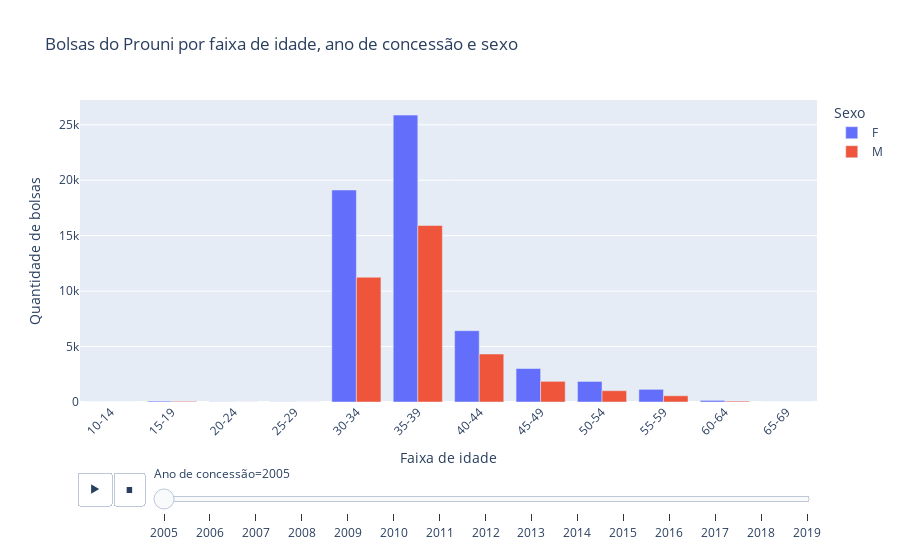

The cell this chart's notebook holds for it:
### Code cell
# Garantir que só entram idades entre 0 e 100
df_idade = df_idade[df_idade["IDADE"].between(10, 70)]

# Criar intervalos de 5 em 5 anos
bins = list(range(10, 75, 5))  # 0, 5, 10, ..., 100
labels = [f"{i}-{min(i+4, 100)}" for i in range(10, 70, 5)]

df_idade["FAIXA_IDADE"] = pd.cut(
   df_idade["IDADE"],
   bins=bins,
   labels=labels,
   right=False  # inclui o limite inferior e exclui o superior
)

# Agrupar por ano, faixa de idade e sexo
contagem = (
   df_idade
   .groupby(["ANO DE CONCESSÃO", "FAIXA_IDADE", "SEXO"])
   .size()
   .reset_index(name="QTD_BOLSAS")
)

# Gráfico em Plotly com slider de ano e barras agrupadas por sexo
fig = px.bar(
   contagem,
   x="FAIXA_IDADE",
   y="QTD_BOLSAS",
   color="SEXO",
   animation_frame="ANO DE CONCESSÃO",
   barmode="group",
   labels={
      "FAIXA_IDADE": "Faixa de idade",
      "QTD_BOLSAS": "Quantidade de bolsas",
      "SEXO": "Sexo",
      "ANO DE CONCESSÃO": "Ano de concessão"
   },
   title="Bolsas do Prouni por faixa de idade, ano de concessão e sexo"
)

fig.update_layout(xaxis_tickangle=-45)
fig.show()

### Figure 1 — Plotly figure (JSON) as saved in the notebook; plotly's stock layout.template omitted (floating-point values rounded to 4 significant figures)
{"data": [{"alignmentgroup": "True", "hovertemplate": "Sexo=F<br>Ano de concessão=2005<br>Faixa de idade=%{x}<br>Quantidade de bolsas=%{y}<extra></extra>", "legendgroup": "F", "marker": {"color": "#636efa", "pattern": {"shape": ""}}, "name": "F", "offsetgroup": "F", "orientation": "v", "showlegend": true, "textposition": "auto", "type": "bar", "x": ["10-14", "15-19", "20-24", "25-29", "30-34", "35-39", "40-44", "45-49", "50-54", "55-59", "60-64", "65-69"], "xaxis": "x", "y": [1, 79, 16, 16, 19120, 25875, 6431, 3021, 1855, 1143, 145, 0], "yaxis": "y"}, {"alignmentgroup": "True", "hovertemplate": "Sexo=M<br>Ano de concessão=2005<br>Faixa de idade=%{x}<br>Quantidade de bolsas=%{y}<extra></extra>", "legendgroup": "M", "marker": {"color": "#EF553B", "pattern": {"shape": ""}}, "name": "M", "offsetgroup": "M", "orientation": "v", "showlegend": true, "textposition": "auto", "type": "bar", "x": ["10-14", "15-19", "20-24", "25-29", "30-34", "35-39", "40-44", "45-49", "50-54", "55-59", "60-64", "65-69"], "xaxis": "x", "y": [0, 62, 6, 5, 11254, 15914, 4326, 1863, 1019, 562, 78, 0], "yaxis": "y"}], "layout": {"barmode": "group", "legend": {"title": {"text": "Sexo"}, "tracegroupgap": 0}, "sliders": [{"active": 0, "currentvalue": {"prefix": "Ano de concessão="}, "len": 0.9, "pad": {"b": 10, "t": 60}, "steps": [{"args": [["2005"], {"frame": {"duration": 0, "redraw": true}, "fromcurrent": true, "mode": "immediate", "transition": {"duration": 0, "easing": "linear"}}], "label": "2005", "method": "animate"}, {"args": [["2006"], {"frame": {"duration": 0, "redraw": true}, "fromcurrent": true, "mode": "immediate", "transition": {"duration": 0, "easing": "linear"}}], "label": "2006", "method": "animate"}, {"args": [["2007"], {"frame": {"duration": 0, "redraw": true}, "fromcurrent": true, "mode": "immediate", "transition": {"duration": 0, "easing": "linear"}}], "label": "2007", "method": "animate"}, {"args": [["2008"], {"frame": {"duration": 0, "redraw": true}, "fromcurrent": true, "mode": "immediate", "transition": {"duration": 0, "easing": "linear"}}], "label": "2008", "method": "animate"}, {"args": [["2009"], {"frame": {"duration": 0, "redraw": true}, "fromcurrent": true, "mode": "immediate", "transition": {"duration": 0, "easing": "linear"}}], "label": "2009", "method": "animate"}, {"args": [["2010"], {"frame": {"duration": 0, "redraw": true}, "fromcurrent": true, "mode": "immediate", "transition": {"duration": 0, "easing": "linear"}}], "label": "2010", "method": "animate"}, {"args": [["2011"], {"frame": {"duration": 0, "redraw": true}, "fromcurrent": true, "mode": "immediate", "transition": {"duration": 0, "easing": "linear"}}], "label": "2011", "method": "animate"}, {"args": [["2012"], {"frame": {"duration": 0, "redraw": true}, "fromcurrent": true, "mode": "immediate", "transition": {"duration": 0, "easing": "linear"}}], "label": "2012", "method": "animate"}, {"args": [["2013"], {"frame": {"duration": 0, "redraw": true}, "fromcurrent": true, "mode": "immediate", "transition": {"duration": 0, "easing": "linear"}}], "label": "2013", "method": "animate"}, {"args": [["2014"], {"frame": {"duration": 0, "redraw": true}, "fromcurrent": true, "mode": "immediate", "transition": {"duration": 0, "easing": "linear"}}], "label": "2014", "method": "animate"}, {"args": [["2015"], {"frame": {"duration": 0, "redraw": true}, "fromcurrent": true, "mode": "immediate", "transition": {"duration": 0, "easing": "linear"}}], "label": "2015", "method": "animate"}, {"args": [["2016"], {"frame": {"duration": 0, "redraw": true}, "fromcurrent": true, "mode": "immediate", "transition": {"duration": 0, "easing": "linear"}}], "label": "2016", "method": "animate"}, {"args": [["2017"], {"frame": {"duration": 0, "redraw": true}, "fromcurrent": true, "mode": "immediate", "transition": {"duration": 0, "easing": "linear"}}], "label": "2017", "method": "animate"}, {"args": [["2018"], {"frame": {"duration": 0, "redraw": true}, "fromcurrent": true, "mode": "immediate", "transition": {"duration": 0, "easing": "linear"}}], "label": "2018", "method": "animate"}, {"args": [["2019"], {"frame": {"duration": 0, "redraw": true}, "fromcurrent": true, "mode": "immediate", "transition": {"duration": 0, "easing": "linear"}}], "label": "2019", "method": "animate"}], "x": 0.1, "xanchor": "left", "y": 0, "yanchor": "top"}], "title": {"text": "Bolsas do Prouni por faixa de idade, ano de concessão e sexo"}, "updatemenus": [{"buttons": [{"args": [null, {"frame": {"duration": 500, "redraw": true}, "fromcurrent": true, "mode": "immediate", "transition": {"duration": 500, "easing": "linear"}}], "label": "&#9654;", "method": "animate"}, {"args": [[null], {"frame": {"duration": 0, "redraw": true}, "fromcurrent": true, "mode": "immediate", "transition": {"duration": 0, "easing": "linear"}}], "label": "&#9724;", "method": "animate"}], "direction": "left", "pad": {"r": 10, "t": 70}, "showactive": false, "type": "buttons", "x": 0.1, "xanchor": "right", "y": 0, "yanchor": "top"}], "xaxis": {"anchor": "y", "domain": [0, 1], "tickangle": -45, "title": {"text": "Faixa de idade"}}, "yaxis": {"anchor": "x", "domain": [0, 1], "title": {"text": "Quantidade de bolsas"}}}}
